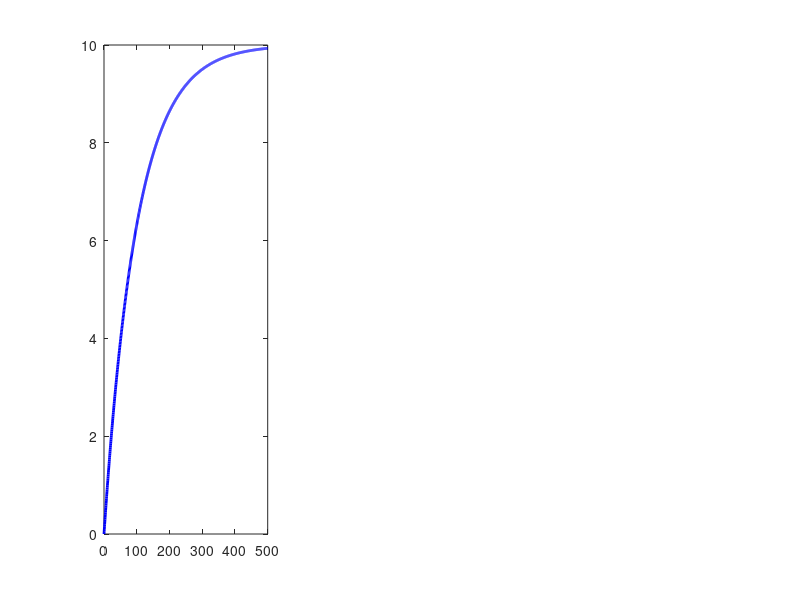

Write MATLAB code to recreate this figure. (Note: this script raises an error after producing the figure.)
%% RC Devresi - Gecici Rejim Analizi
% Aysel Zeynep Kavakli
% Yildiz Teknik Universitesi - Devre Analizi Odevi

clear all; close all; clc;

%% Devre Parametreleri
R   = 1000;       % Direnc [Ohm] - 1 kOhm
C   = 100e-6;     % Kondansator [F] - 100 uF
Vs  = 10;         % Kaynak gerilimi [V]
tau = R * C;      % Zaman sabiti [s]

fprintf('=== RC DEVRESI PARAMETRELERI ===\n');
fprintf('R   = %.0f Ohm\n', R);
fprintf('C   = %.0f uF\n',  C*1e6);
fprintf('Vs  = %.0f V\n',   Vs);
fprintf('tau = %.3f s = %.0f ms\n', tau, tau*1000);

%% Analitik Cozum
t = linspace(0, 5*tau, 1000);

% Kondansator gerilimi: v_C(t) = Vs*(1 - e^(-t/tau))
vC  = Vs * (1 - exp(-t / tau));

% Devre akimi: i(t) = (Vs/R)*e^(-t/tau)
i_t = (Vs / R) * exp(-t / tau);

% Kondansator enerjisi: W_C = 0.5*C*vC^2
WC  = 0.5 * C * vC.^2;

fprintf('\n=== ONEMLI DEGERLER ===\n');
fprintf('t = tau   => vC = %.4f V (%.2f%%)\n', Vs*(1-exp(-1)), (1-exp(-1))*100);
fprintf('t = 5*tau => vC = %.4f V (%.2f%%)\n', Vs*(1-exp(-5)), (1-exp(-5))*100);
fprintf('W_C maks  = %.4f mJ\n', 0.5*C*Vs^2*1000);

%% Grafik 1: Kondansator Gerilimi
figure('Name','RC Devresi Analizi','NumberTitle','off','Position',[100 100 1200 400]);

subplot(1,3,1);
plot(t*1000, vC, 'b-', 'LineWidth', 2.0);
hold on;
yline(Vs, 'k--', 'LineWidth', 1.0, 'Label', 'Vs = 10 V');
xline(tau*1000, 'r:', 'LineWidth', 1.5, 'Label', sprintf('tau=%.0f ms', tau*1000));
plot(tau*1000, Vs*(1-exp(-1)), 'ro', 'MarkerSize', 8, 'MarkerFaceColor', 'r');
xlabel('Zaman (ms)', 'FontSize', 11);
ylabel('v_C(t)  [V]', 'FontSize', 11);
title('Kondansator Gerilimi v_C(t)', 'FontSize', 12, 'FontWeight', 'bold');
legend('v_C(t)', 'Vs', 'tau', 'Location', 'southeast');
grid on; ylim([-0.5 11.5]);

%% Grafik 2: Devre Akimi
subplot(1,3,2);
plot(t*1000, i_t*1000, 'r-', 'LineWidth', 2.0);
hold on;
xline(tau*1000, 'b:', 'LineWidth', 1.5, 'Label', sprintf('tau=%.0f ms', tau*1000));
xlabel('Zaman (ms)', 'FontSize', 11);
ylabel('i(t)  [mA]', 'FontSize', 11);
title('Devre Akimi i(t)', 'FontSize', 12, 'FontWeight', 'bold');
legend('i(t)', 'tau', 'Location', 'northeast');
grid on;

%% Grafik 3: Kondansator Enerjisi
subplot(1,3,3);
plot(t*1000, WC*1000, 'g-', 'LineWidth', 2.0);
hold on;
yline(0.5*C*Vs^2*1000, 'k--', 'LineWidth', 1.0, ...
    'Label', sprintf('W_{maks}=%.1f mJ', 0.5*C*Vs^2*1000));
xlabel('Zaman (ms)', 'FontSize', 11);
ylabel('W_C(t)  [mJ]', 'FontSize', 11);
title('Kondansator Enerjisi W_C(t)', 'FontSize', 12, 'FontWeight', 'bold');
grid on;

sgtitle('RC Devresi - Gecici Rejim Analizi (R=1kOhm, C=100uF, Vs=10V)', ...
    'FontSize', 13, 'FontWeight', 'bold');

saveas(gcf, fullfile('docs','RC_Grafik.png'));
fprintf('\nGrafik kaydedildi: docs/RC_Grafik.png\n');

%% Simulink Modeli Olusturma (opsiyonel)
% Simulink modeli manuel olarak asagidaki bloklarla kurulabilir:
%   Step -> Gain(1/tau) -> Integrator -> vC cikisi
%   Geri besleme: vC -> Gain(-1) -> Toplama noktasina
%
% Alternatif: Transfer fonksiyonu ile
%   H(s) = 1/(tau*s + 1) = 10/(0.1*s + 1)

fprintf('\n=== TRANSFER FONKSIYONU ===\n');
fprintf('H(s) = 1 / (tau*s + 1) = 1 / (%.2f*s + 1)\n', tau);

fprintf('Kutup: s = -1/tau = %.2f rad/s\n', -1/tau);
